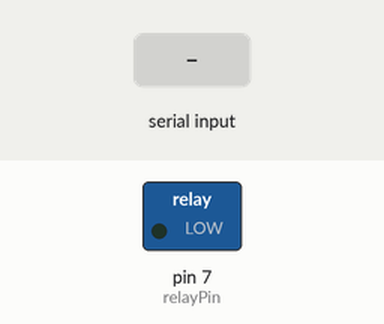
A sketch run on a simulated Arduino Uno, built with avr-gcc and run on an emulated ATmega328P. On the bench: switched loads named in the sketch (green lamp = pin HIGH). The test bench sets the inputs (shaded band).

Above: at 1.2 s.
1.3 s: "1" received over the second serial link
At 2.4 s:
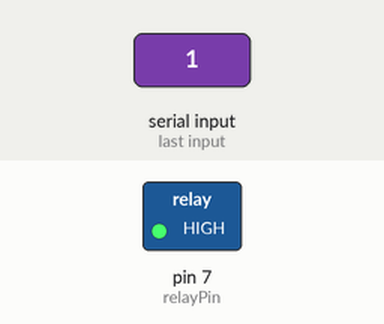
2.8 s: "0" received over the second serial link
At 3.6 s:
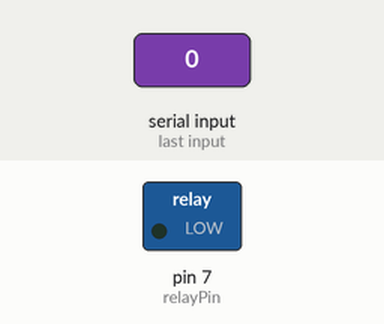
Timing chart, 0 to 5.8 s (numbered marks = the images above; inputs shaded):
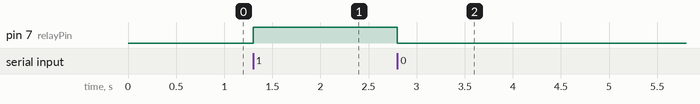

Measured:
- after the input at 1.3 s, pin 7 (relayPin): LOW → HIGH at once
- after the input at 2.8 s, pin 7 (relayPin): HIGH → LOW at once

The sketch:

Bluetooth_Controlled_Device.ino
```cpp
#include <SoftwareSerial.h>

SoftwareSerial BTSerial(10, 11); // RX, TX for HC-05

const int relayPin = 7;

void setup() {
  pinMode(relayPin, OUTPUT);
  BTSerial.begin(9600);
}

void loop() {
  if (BTSerial.available()) {
    char command = BTSerial.read(); // Read Bluetooth input

    if (command == '1') {
      digitalWrite(relayPin, HIGH); // Turn ON device
    } else if (command == '0') {
      digitalWrite(relayPin, LOW);  // Turn OFF device
    }
  }
}
```
